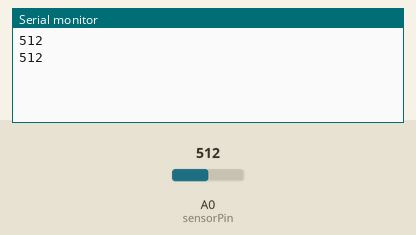
Simulated run of this sketch. Board: Arduino Uno, built with avr-gcc and run on an emulated ATmega328P. On the bench: the last lines printed to the serial monitor. The inputs (shaded band) are chosen by the test bench; at power-on: A0 (sensorPin) = 512.

Above: at 1.8 s.
1.9 s: A0 (sensorPin) set to 716
At 2.8 s:
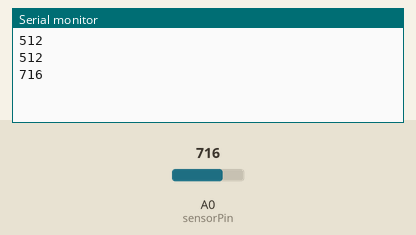
3.4 s: A0 (sensorPin) set to 900
At 4.5 s:
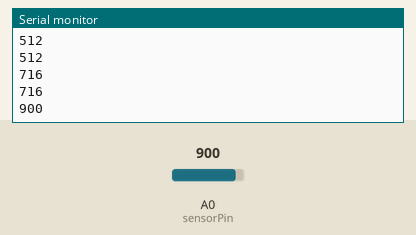
Timing chart, 0 to 6.4 s (numbered marks = the images above; inputs shaded):
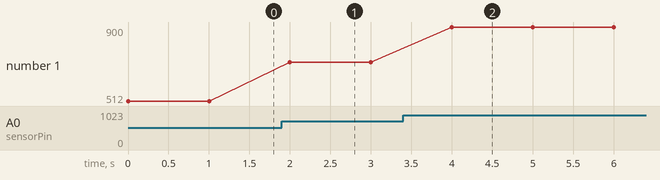

Measured:
- after the input at 1.9 s, the serial monitor: prints a new line after 0.10 s (image 1)
- after the input at 3.4 s, the serial monitor: prints a new line after 0.60 s (image 2)
- plotted number 1: 512 → 716 after the input at 1.9 s, 716 → 900 after the input at 3.4 s

The sketch:

ArduinoMySQL.ino
```cpp
int sensorPin = 0;     //The analog pin sensor is connected to

void setup(){

  Serial.begin(9600);  // Start the serial connection with computer

}

void loop()            // To run over and over again
{

 int sensor = analogRead(sensorPin); // Reading data from the analog pin

 Serial.print(sensor);               // Printing the data
 Serial.print("\n");                 // Starting new line

 delay(1000);                        // Waiting for a second

}
```
